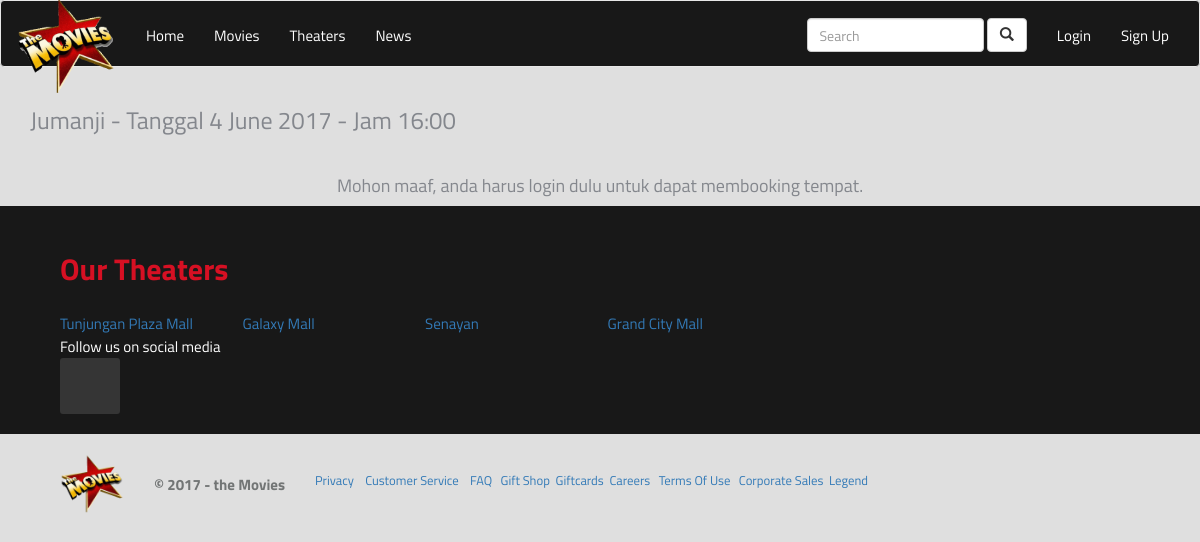
Screenshot of /pilihtheater.php?film=1&jadwal=1 with the database file from the repository.
### tables this page shows
CREATE TABLE IF NOT EXISTS `film` (
  `id` int(50) NOT NULL AUTO_INCREMENT,
  `title` varchar(100) NOT NULL,
  `duration` int(255) NOT NULL,
  `genre` int(11) NOT NULL,
  `rilis` varchar(15) NOT NULL,
  `producer` varchar(200) NOT NULL,
  `director` varchar(200) NOT NULL,
  `writer` varchar(200) NOT NULL,
  `production` varchar(200) NOT NULL,
  `cast` varchar(200) NOT NULL,
  `imdb` varchar(100) NOT NULL,
  `sinopsis` varchar(2000) NOT NULL,
  `trailer` varchar(1000) NOT NULL,
  `gambar` varchar(50) NOT NULL,
  `status` int(11) NOT NULL,
  `tayang` date NOT NULL,
  PRIMARY KEY (`id`)
);

CREATE TABLE IF NOT EXISTS `jadwal` (
  `id` int(11) NOT NULL AUTO_INCREMENT,
  `tanggal` varchar(20) NOT NULL,
  `hari` varchar(10) NOT NULL,
  `jam` varchar(5) NOT NULL,
  PRIMARY KEY (`id`)
);

CREATE TABLE IF NOT EXISTS `theater` (
  `id` int(11) NOT NULL AUTO_INCREMENT,
  `nama` varchar(20) NOT NULL,
  `alamat` varchar(30) NOT NULL,
  `telpon` varchar(15) NOT NULL,
  `kota` varchar(20) NOT NULL,
  `hargabiasa` int(11) NOT NULL,
  `hargaweekend` int(11) NOT NULL,
  `latitude` double NOT NULL,
  `langitude` double NOT NULL,
  PRIMARY KEY (`id`)
);

### pilihtheater.php (the view, shortened to what this page needs)
<?php
  $film = $_GET['film'];
  $jadwal = $_GET['jadwal'];
  $sql = "SELECT title from film where id=$film";
  $result = mysql_query($sql);
  $row = mysql_fetch_assoc($result);
  $sql2 = "SELECT * from jadwal where id = $jadwal";
  $result2 = mysql_query($sql2);
  $row2 = mysql_fetch_array($result2);
?>
<!DOCTYPE html>
<html lang="en">
<head>
  <link href="css/bootstrap.min.css" rel="stylesheet">
  <link href="style.css" rel="stylesheet">
   <link href="style2.css" rel="stylesheet">
<link type="text/css" media="screen" rel="stylesheet" href="http://www.21cineplex.com/css/jquery.bxslider.css?v=2" />
  <link href="fonts/font-awesome.min.css" rel="stylesheet" type="text/css">
    </head>
    <body>
		<div id="site-content">
      <nav class="navbar navbar-default">
        <div class="container-fluid">
          <div class="navbar-header">
            <a class="navbar-brand" href="#"><img id="logo" height="100px" width="100px" src="images/logo.gif"></a>
          </div>
          <div class="collapse navbar-collapse" id="bs-example-navbar-collapse-1">
            <ul class="nav navbar-nav">
             <li><a href="index.php">Home</a></li>
             <li><a href="movies.php">Movies</a></li>
             <li><a href="theaters.php">Theaters</a></li>
             <li><a href="news.php">News</a></li>
           </ul>
           <?php
            if (isset($_SESSION['user'])){
          ?>
            <ul class="nav navbar-nav navbar-right">
            <li>
             <form class="navbar-form navbar-left">
               <div class="form-group">
                 <input type="text" class="form-control" placeholder="Search">
               </div>
               <button type="submit" class="btn btn-default"><span class="glyphicon glyphicon-search" aria-hidden="true"></span></button>
             </form>
           </li>
           <li><a href="#">Hello, <?php echo $_SESSION['user']; ?></a></li>
           <li><a href="logout.php?hal=movies.php">Log Out</a></li>
          <?php
            } else {
          ?>
         <ul class="nav navbar-nav navbar-right">
          <li>
           <form class="navbar-form navbar-left">
             <div class="form-group">
               <input type="text" class="form-control" placeholder="Search">
             </div>
             <button type="submit" class="btn btn-default"><span class="glyphicon glyphicon-search" aria-hidden="true"></span></button>
           </form>
         </li>
         <li><a href="#" data-toggle="modal" data-target="#myModal">Login</a></li>
         <li><a href="#" data-toggle="modal" data-target="#myModal2">Sign Up</a></li>
       </ul>
       <?php
        }
      ?>
        </div>
      </div>
    </nav>
  <?php if (!isset($_SESSION['user'])){ ?>
    <div class="container">
      <h3><?php echo $row['title']; ?> - Tanggal <?php echo $row2['tanggal']; ?> - Jam <?php echo $row2['jam']; ?></h3><br/>
      <center><h4>Mohon maaf, anda harus login dulu untuk dapat membooking tempat.</h4></center>
    </div>
  <?php } ?>
 <footer>
  <div class="footer-cinemas">
    <div class="ours">Our Theaters</div>
    <ul>
	 <?php
          $sql = "SELECT * FROM theater";
          $result = mysql_query($sql);
          while($row=mysql_fetch_row($result))
          {
          	echo ' <li class="cine "><a href="detailtheaters.php?id='.$row[0].'">'.$row[1].'</a></li> ';
     	 }
	 ?>
    </ul>
    <div class="footer-gallery-wrapper social">
      <span>Follow us on social media</span>
      <div class="footer-gallery">
        <div><a href=""><img alt="" src="//cdn.eventcinemas.co.nz/cdn/resources/footer/social/b86e7660-41b6-4c82-a5db-28e4b22ca555.png" target="_blank" /></a></div>
        <div><a href=""><img alt="" src="//cdn.eventcinemas.co.nz/cdn/resources/footer/social/758ec756-1358-4fe1-8653-01bc701ef346.png" target="_blank" /></a></div>
      </div>
    </div>
  </div>
  <div class="footer-note" >
    <div>
      <a href="/"><img alt="" class="logo" src="images/logo.gif" /></a>                </div>
      <div class="copy">
        <span>&copy; 2017 - the Movies</span>
      </div>
      <div class="footer-links">
        <div class="cms-content"><p><span style="color:#A9A9A9;font-weight:normal;">
         <small><a href="/terms/Privacy">Privacy</a> &nbsp;&nbsp;&nbsp;<a href="" target="_blank">Customer Service</a>&nbsp; &nbsp;
           <a href="/faq">FAQ</a> &nbsp; <a href="" target="_blank">Gift Shop</a>&nbsp;
           <a href="/giftcards">Giftcards</a>&nbsp;&nbsp;<a href="" target="_blank">Careers</a> &nbsp;
           <a href="/terms">Terms Of Use</a>&nbsp; &nbsp;<a href="/corporatesales">Corporate Sales</a>&nbsp;
           <a href="/legend">Legend</a>&nbsp; </small></span></p>
         </div>
       </div>
     </div>
   </footer>
    </body>
</body>
</html>

### style.css (style rules this page uses)
html { margin: 0; padding: 0; height: 100%; }
body { font-family: 'Titillium Web', sans-serif !important; background-color: #dfdfdf; margin: 0; padding: 0; height: 100%; }
.container { min-height: 100%; }
#logo { margin-top:-20%; }
nav { background-color: #181818 !important; }
.navbar-default .navbar-nav>li>a { color: #FFFFFF; }
.navbar-nav > li > a { padding-top:25px !important; padding-bottom:20px !important; }
.navbar { min-height:50px !important }
.navbar-form { margin-top: 17px; }
body { background-position: top center; background-repeat: no-repeat; color: #84878d; font-family: "Roboto", "Open Sans", sans-serif; font-size: 15px; font-weight: 400; line-height: normal; }
a { -webkit-transition: all 150ms ease; -moz-transition: all 150ms ease; -ms-transition: all 150ms ease; -o-transition: all 150ms ease; transition: all 150ms ease; }

### style2.css (style rules this page uses)
footer .footer-cinemas { padding:20px 60px;background:#181818 }
footer .footer-cinemas .ours { font-size:2em;color:#d61023;padding:20px 0;font-weight:bold }
footer .footer-cinemas ul { margin:0;padding:0;-webkit-column-width:150px;-moz-column-width:150px;-o-column-width:150px;-ms-column-width:150px;column-width:150px }
footer .footer-cinemas ul li { display:block;color:#727575 }
footer .footer-note { padding:20px 60px;height:60px;font-weight:bold }
footer .footer-note>div { display:table-cell;vertical-align:middle }
footer .footer-note>div.copy>span { margin:0 30px }
footer .footer-note>div.footer-links { color:#fff }
footer .footer-note .logo { height:60px }
footer .footer-note span { color:#727575 }
footer .footer-gallery-wrapper { display:inline-block;color:white }
footer .footer-gallery-wrapper .footer-gallery { background:#353535;padding:3px 10px;-webkit-border-radius:3px;-moz-border-radius:3px;border-radius:3px;display:table;height:56px }
footer .footer-gallery-wrapper .footer-gallery>div { display:table-cell;vertical-align:middle }

### rows the page displays
film: title "Jumanji"
jadwal: tanggal "4 June 2017", jam "16:00"
theater: nama "Tunjungan Plaza Mall"
theater: nama "Galaxy Mall"
theater: nama "Senayan"
theater: nama "Grand City Mall"
